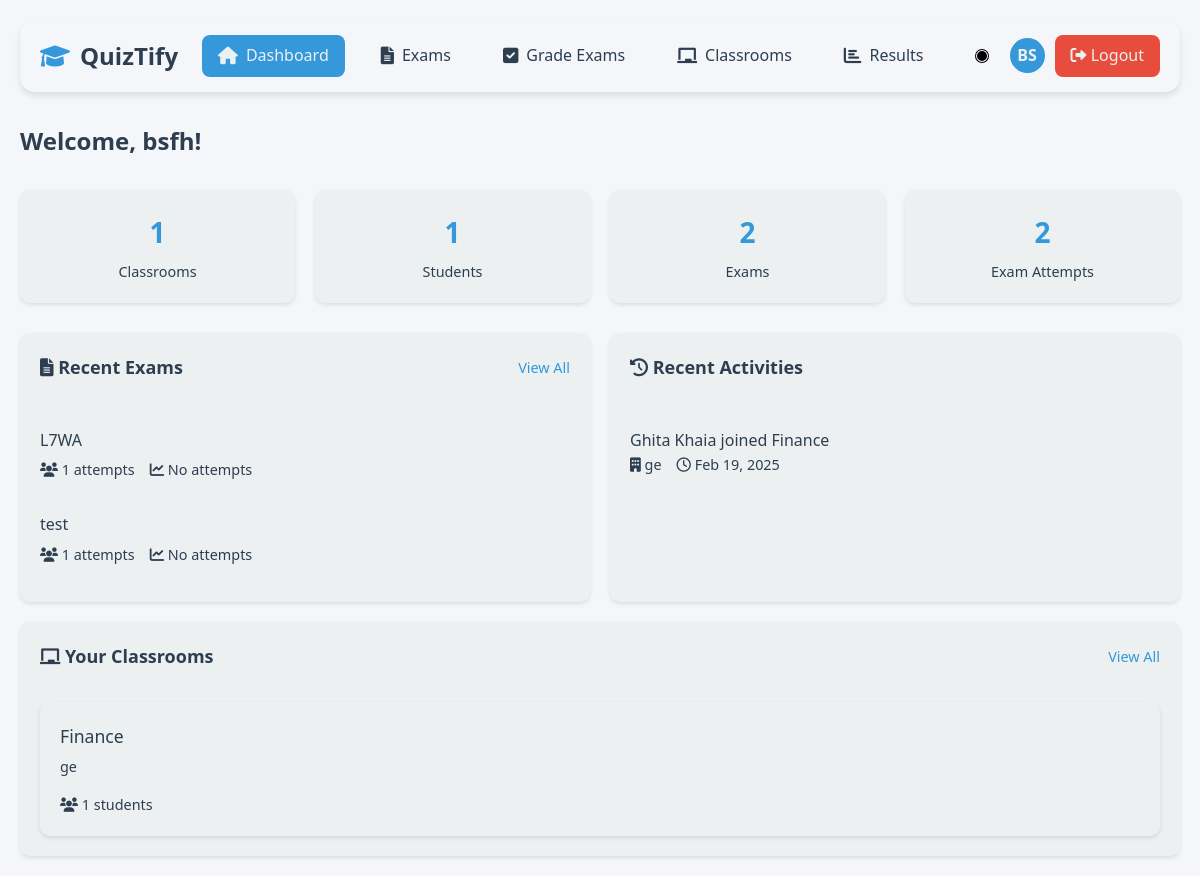
Page /teacher/dashboard.php (signed in) on the earlier database version.
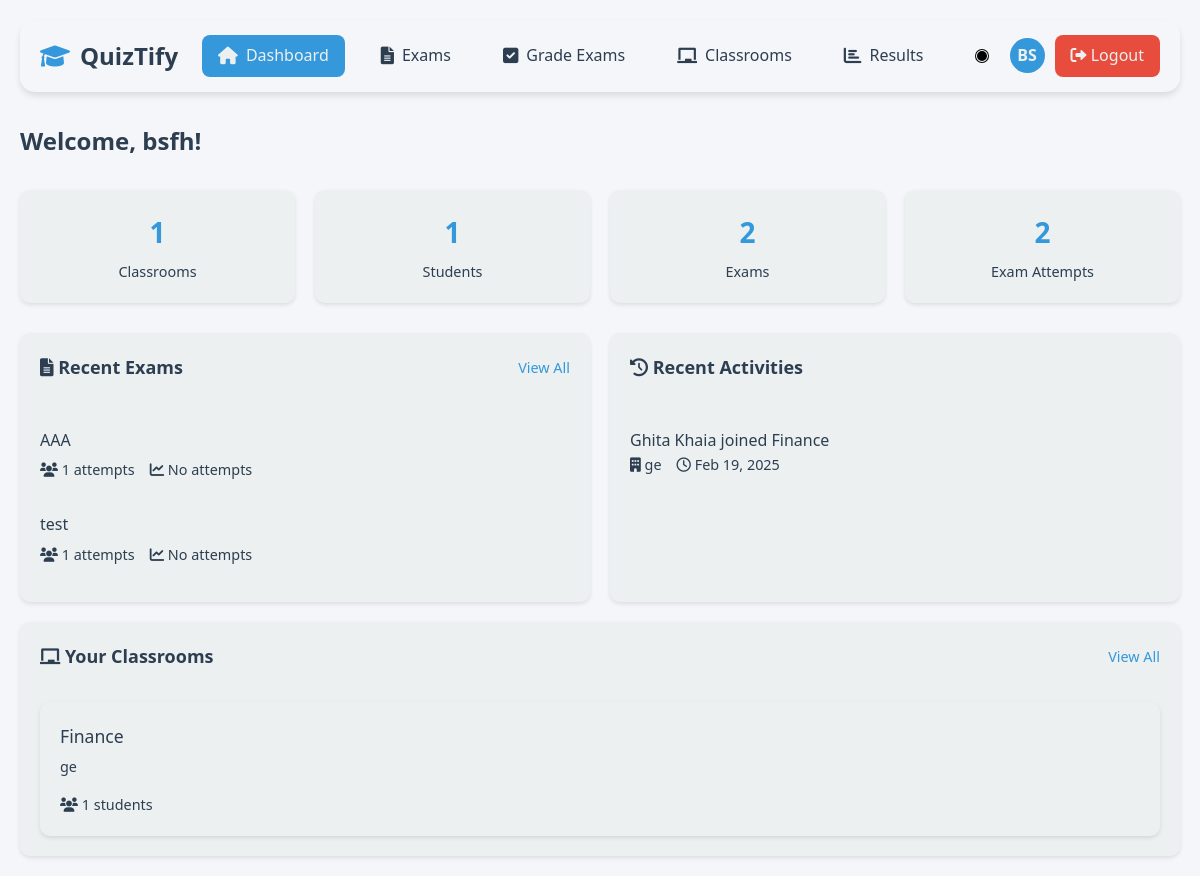
Same page on the later database version.
### tables this page shows
CREATE TABLE `exams` (
  `id` int(11) NOT NULL,
  `title` varchar(255) NOT NULL,
  `description` text DEFAULT NULL,
  `is_published` tinyint(1) NOT NULL DEFAULT 0,
  `start_date` datetime NOT NULL,
  `end_date` datetime NOT NULL,
  `created_by` int(11) NOT NULL,
  `created_at` timestamp NOT NULL DEFAULT current_timestamp(),
  `total_points` enum('10','20','40','100') NOT NULL DEFAULT '10',
  `attempts_allowed` int(11) NOT NULL DEFAULT 1,
  `passing_score` int(11) NOT NULL DEFAULT 60,
  `has_timer` tinyint(1) DEFAULT 0,
  `duration_minutes` int(11) DEFAULT NULL
);

### teacher/dashboard.php (the view, shortened to what the changed rows need)
<?php
$conn = getDBConnection();
$userId = $_SESSION['user_id'];
try {
    $stmt = $conn->prepare("
        SELECT
            e.*,
            COUNT(DISTINCT ea.id) as attempt_count,
            AVG(ea.score) as average_score
        FROM exams e
        LEFT JOIN exam_attempts ea ON e.id = ea.exam_id
        WHERE e.created_by = ?
        GROUP BY e.id
        ORDER BY e.created_at DESC
        LIMIT 5
    ");
    $stmt->execute([$userId]);
    $recent_exams = $stmt->fetchAll(PDO::FETCH_ASSOC);
} catch (PDOException $e) {
    error_log("Error in dashboard.php: " . $e->getMessage());
    setFlashMessage('error', 'An error occurred while loading dashboard data.');
}
?>
<!DOCTYPE html>
<html lang="en">
<head>
    <link rel="stylesheet" href="https://cdnjs.cloudflare.com/ajax/libs/font-awesome/6.0.0/css/all.min.css">
</head>
<body>
    <div class="container">
        <div class="dashboard-header">
            <h1>Welcome, <?php echo htmlspecialchars($_SESSION['full_name'] ?? 'Teacher'); ?>!</h1>
        </div>
        <div class="dashboard-grid">
            <div class="dashboard-card">
                <div class="card-header">
                    <h2><i class="fas fa-file-alt"></i> Recent Exams</h2>
                </div>
                <?php if (empty($recent_exams)): ?>
                    <p>No exams created yet.</p>
                <?php else: ?>
                    <ul class="exam-list">
                        <?php foreach ($recent_exams as $exam): ?>
                            <li class="exam-item">
                                <div class="exam-title"><?php echo htmlspecialchars($exam['title']); ?></div>
                                <div class="exam-meta">
                                    <span><i class="fas fa-users"></i> <?php echo $exam['attempt_count']; ?> attempts</span>
                                    <span><i class="fas fa-chart-line"></i>
                                        <?php echo $exam['average_score'] ? round($exam['average_score'], 1) . '%' : 'No attempts'; ?>
                                    </span>
                                </div>
                            </li>
                        <?php endforeach; ?>
                    </ul>
                <?php endif; ?>
            </div>
            <div class="dashboard-card">
                <div class="card-header">
                    <h2><i class="fas fa-history"></i> Recent Activities</h2>
                </div>
            </div>
        </div>
        <div class="dashboard-card" style="margin-top: 20px;">
            <div class="card-header">
                <h2><i class="fas fa-chalkboard"></i> Your Classrooms</h2>
            </div>
        </div>
    </div>
</body>
</html>

Differences in the rows shown:
changed exams: title "L7WA" → "AAA"
